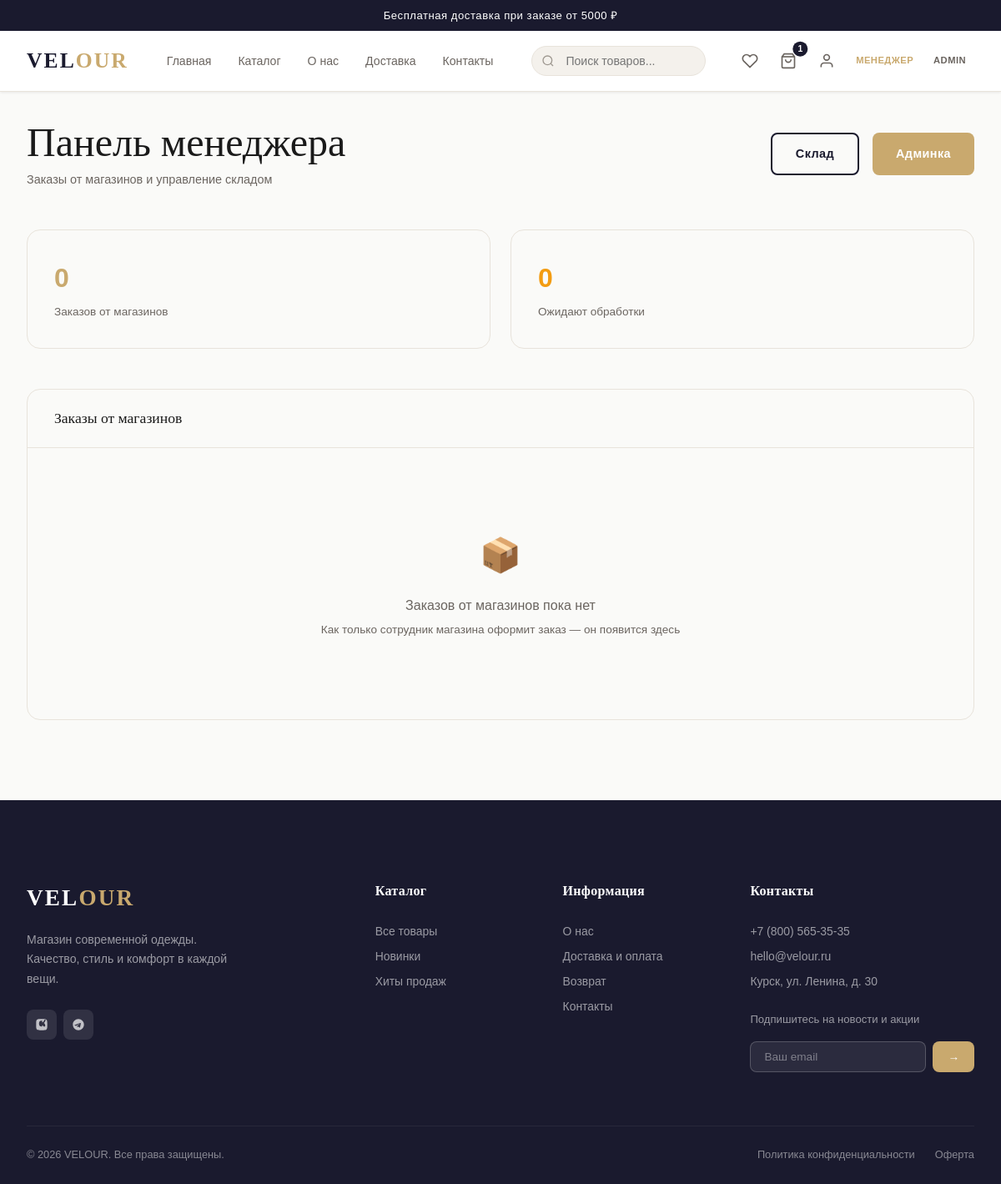
The app's page /orders/manager/ (signed in), older data.
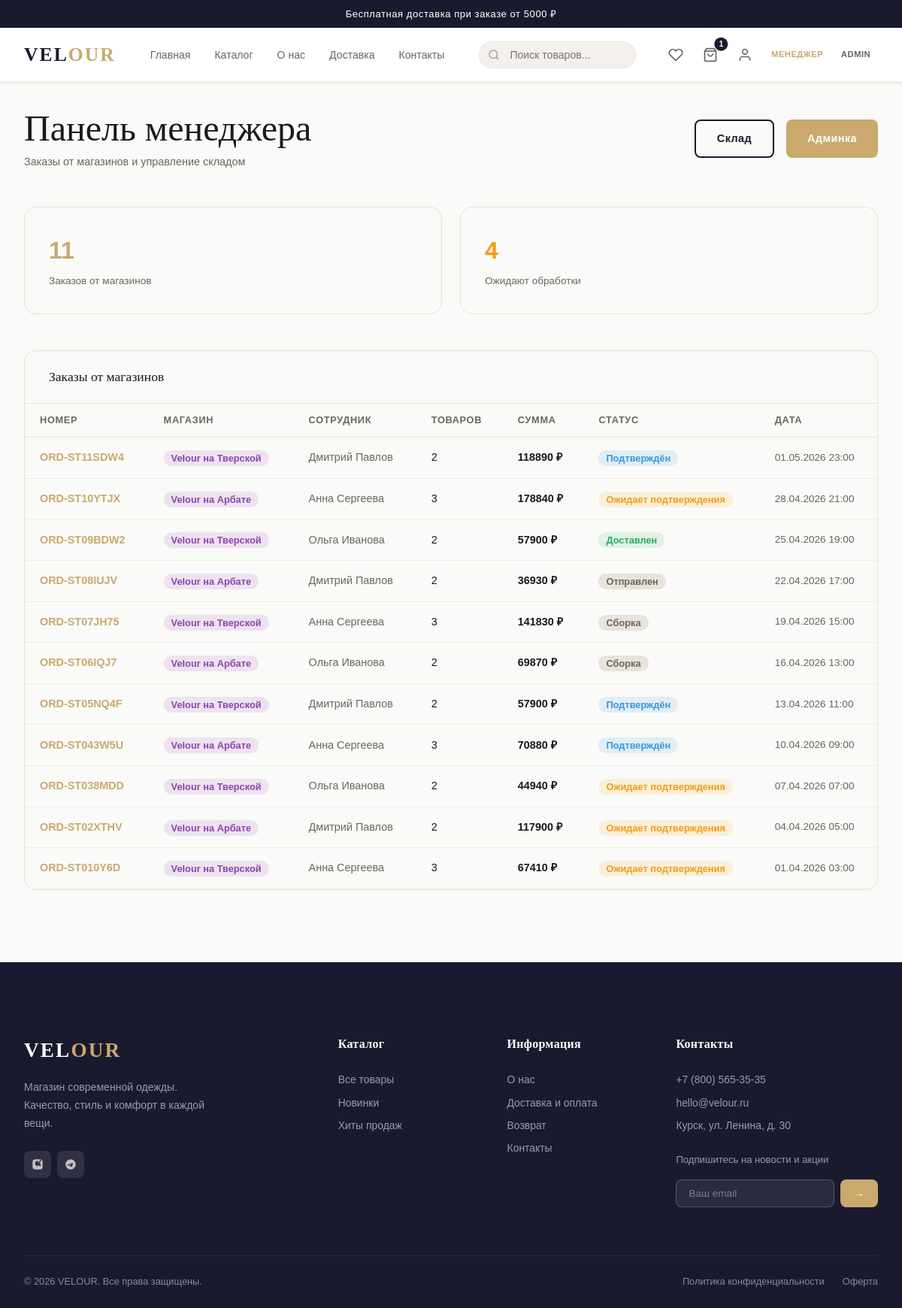
The same page, newer data.
### apps/orders/models.py (models this page shows, shortened)
class Order(models.Model):
    class Status(models.TextChoices):
        PENDING = 'pending', 'Ожидает подтверждения'
        CONFIRMED = 'confirmed', 'Подтверждён'
        PAID = 'paid', 'Оплачен'
        ASSEMBLING = 'assembling', 'Сборка'
        SHIPPED = 'shipped', 'Отправлен'
        DELIVERED = 'delivered', 'Доставлен'
        CANCELLED = 'cancelled', 'Отменён'
        RETURNED = 'returned', 'Возврат'
    class PaymentMethod(models.TextChoices):
        CASH = 'cash', 'При получении'
        SBP = 'sbp', 'СБП'
        CARD = 'card', 'Банковская карта'
    number = models.CharField(max_length=20, unique=True, default=generate_order_number)
    user = models.ForeignKey(settings.AUTH_USER_MODEL, on_delete=models.SET_NULL,
                             null=True, blank=True, related_name='orders')
    session_key = models.CharField(max_length=40, blank=True, db_index=True)
    store = models.ForeignKey(
        'accounts.Store', on_delete=models.SET_NULL, null=True, blank=True,
        related_name='orders', verbose_name='Магазин (заказ от сотрудника)',
    )
    guest_email = models.EmailField(blank=True)
    guest_name = models.CharField(max_length=100, blank=True)
    guest_phone = models.CharField(max_length=20, blank=True)
    status = models.CharField(max_length=20, choices=Status.choices, default=Status.PENDING)
    payment_method = models.CharField(max_length=10, choices=PaymentMethod.choices, default=PaymentMethod.CASH)
    payment_status = models.CharField(
        max_length=20,
        choices=[('pending', 'Ожидает'), ('paid', 'Оплачен'), ('failed', 'Ошибка'), ('refunded', 'Возврат')],
        default='pending'
    )
    delivery_city = models.CharField(max_length=100)
    delivery_street = models.CharField(max_length=200)
    delivery_apartment = models.CharField(max_length=50, blank=True)
    delivery_postal_code = models.CharField(max_length=20)
    comment = models.TextField(blank=True)
    promo_code = models.CharField(max_length=50, blank=True)
    discount_amount = models.DecimalField(max_digits=10, decimal_places=2, default=0)
    subtotal = models.DecimalField(max_digits=10, decimal_places=2)
    delivery_cost = models.DecimalField(max_digits=10, decimal_places=2, default=0)
    total = models.DecimalField(max_digits=10, decimal_places=2)
    created_at = models.DateTimeField(auto_now_add=True)
    updated_at = models.DateTimeField(auto_now=True)
    class Meta:
        verbose_name = 'Заказ'
        verbose_name_plural = 'Заказы'
        ordering = ['-created_at']

### apps/accounts/models.py (models this page shows, shortened)
class Store(models.Model):
    name = models.CharField(max_length=200, verbose_name='Название')
    address = models.CharField(max_length=300, verbose_name='Адрес')
    phone = models.CharField(max_length=20, blank=True, verbose_name='Телефон')
    manager = models.ForeignKey(
        User, on_delete=models.SET_NULL, null=True, blank=True,
        related_name='managed_stores', verbose_name='Менеджер',
        limit_choices_to={'role': 'manager'},
    )
    employees = models.ManyToManyField(
        User, blank=True, related_name='assigned_stores',
        verbose_name='Сотрудники', limit_choices_to={'role': 'employee'},
    )
    is_active = models.BooleanField(default=True, verbose_name='Активен')
    created_at = models.DateTimeField(auto_now_add=True)
    class Meta:
        verbose_name = 'Магазин'
        verbose_name_plural = 'Магазины'

class User(AbstractUser):
    class Role(models.TextChoices):
        CUSTOMER = 'customer', 'Покупатель'
        EMPLOYEE = 'employee', 'Сотрудник магазина'
        MANAGER = 'manager', 'Менеджер'
        ADMIN = 'admin', 'Администратор'
    email = models.EmailField(unique=True)
    role = models.CharField(max_length=20, choices=Role.choices, default=Role.CUSTOMER)
    phone = models.CharField(max_length=20, blank=True)
    avatar = models.ImageField(upload_to='avatars/', blank=True, null=True)
    email_confirmed = models.BooleanField(default=False)
    email_confirm_token = models.CharField(max_length=64, blank=True)
    USERNAME_FIELD = 'email'
    REQUIRED_FIELDS = ['username']
    class Meta:
        verbose_name = 'Пользователь'
        verbose_name_plural = 'Пользователи'
    _MANAGER_APPS = {'orders', 'warehouse'}
    @property
    def is_manager(self):
        return self.role in (self.Role.MANAGER, self.Role.ADMIN) or self.is_staff
    @property
    def is_employee(self):
        return self.role == self.Role.EMPLOYEE
    def get_full_name(self):
        full = f'{self.first_name} {self.last_name}'.strip()
        return full or self.email

### apps/orders/views.py (the view)
# urls.py: path('manager/', views.ManagerDashboardView.as_view(), name='manager-dashboard'),
class ManagerDashboardView(ManagerRequiredMixin, TemplateView):
    template_name = 'manager/dashboard.html'
    def get_context_data(self, **kwargs):
        ctx = super().get_context_data(**kwargs)
        qs = Order.objects.filter(store__isnull=False).select_related('store', 'user').prefetch_related('items')
        ctx['store_orders'] = qs.order_by('-created_at')[:50]
        ctx['store_orders_count'] = qs.count()
        ctx['pending_count'] = qs.filter(status='pending').count()
        return ctx

### apps/accounts/views.py (called while the page is built)
    def dispatch(self, request, *args, **kwargs):
        if not request.user.is_authenticated or not request.user.is_manager:
            return redirect('home')
        return super().dispatch(request, *args, **kwargs)

### apps/cart/context_processors.py (called while the page is built)
def cart_count(request):
    count = 0
    try:
        if request.user.is_authenticated:
            cart = Cart.objects.filter(user=request.user).first()
        else:
            key = request.session.get('cart_session_key')
            cart = Cart.objects.filter(session_key=key).first() if key else None
        if cart:
            count = cart.count
    except Exception:
        pass
    return {'cart_count': count}

### apps/cart/models.py (called while the page is built)
    @property
    def count(self):
        return sum(item.quantity for item in self.items.all())

### apps/pages/context_processors.py (called while the page is built)
def site_settings(request):
    try:
        settings = SiteSettings.get()
    except Exception:
        settings = None
    return {'site_settings': settings}

### apps/pages/models.py (called while the page is built)
    @classmethod
    def get(cls):
        obj, _ = cls.objects.get_or_create(pk=1)
        return obj

### templates/manager/dashboard.html (shortened to what the changed rows need)
{% extends "base.html" %}
{% load static %}
{% block content %}
<div class="container" style="padding-top:var(--space-xl);padding-bottom:var(--space-4xl)">
  <div style="display:flex;align-items:center;justify-content:space-between;margin-bottom:var(--space-2xl);flex-wrap:wrap;gap:var(--space-md)">
    <div>
      <h1 style="margin-bottom:4px">Панель менеджера</h1>
    </div>
  </div>
  <div style="display:grid;grid-template-columns:repeat(auto-fit,minmax(180px,1fr));gap:var(--space-lg);margin-bottom:var(--space-2xl)">
    <div style="background:var(--color-bg-secondary);border-radius:var(--radius-lg);padding:var(--space-xl);border:1px solid var(--color-border)">
      <div style="font-size:2rem;font-weight:700;color:var(--color-accent)">{{ store_orders_count }}</div>
      <div style="color:var(--color-text-muted);font-size:.85rem;margin-top:4px">Заказов от магазинов</div>
    </div>
    <div style="background:var(--color-bg-secondary);border-radius:var(--radius-lg);padding:var(--space-xl);border:1px solid var(--color-border)">
      <div style="font-size:2rem;font-weight:700;color:#f39c12">{{ pending_count }}</div>
      <div style="color:var(--color-text-muted);font-size:.85rem;margin-top:4px">Ожидают обработки</div>
    </div>
  </div>
  <div style="background:var(--color-bg-secondary);border-radius:var(--radius-lg);border:1px solid var(--color-border);overflow:hidden">
    <div style="padding:var(--space-lg) var(--space-xl);border-bottom:1px solid var(--color-border);display:flex;align-items:center;justify-content:space-between">
      <h2 style="margin:0;font-size:1.1rem">Заказы от магазинов</h2>
    </div>
    {% if store_orders %}
    <div style="overflow-x:auto">
      <table style="width:100%;border-collapse:collapse">
        <thead>
          <tr style="border-bottom:1px solid var(--color-border)">
            <th style="padding:12px 20px;text-align:left;font-size:.8rem;font-weight:600;color:var(--color-text-muted);text-transform:uppercase;letter-spacing:.05em">Номер</th>
            <th style="padding:12px 20px;text-align:left;font-size:.8rem;font-weight:600;color:var(--color-text-muted);text-transform:uppercase;letter-spacing:.05em">Магазин</th>
            <th style="padding:12px 20px;text-align:left;font-size:.8rem;font-weight:600;color:var(--color-text-muted);text-transform:uppercase;letter-spacing:.05em">Сотрудник</th>
            <th style="padding:12px 20px;text-align:left;font-size:.8rem;font-weight:600;color:var(--color-text-muted);text-transform:uppercase;letter-spacing:.05em">Товаров</th>
            <th style="padding:12px 20px;text-align:left;font-size:.8rem;font-weight:600;color:var(--color-text-muted);text-transform:uppercase;letter-spacing:.05em">Сумма</th>
            <th style="padding:12px 20px;text-align:left;font-size:.8rem;font-weight:600;color:var(--color-text-muted);text-transform:uppercase;letter-spacing:.05em">Статус</th>
            <th style="padding:12px 20px;text-align:left;font-size:.8rem;font-weight:600;color:var(--color-text-muted);text-transform:uppercase;letter-spacing:.05em">Дата</th>
          </tr>
        </thead>
        <tbody>
          {% for order in store_orders %}
          <tr style="border-bottom:1px solid var(--color-border-light);transition:background .15s" onmouseover="this.style.background='var(--color-accent-light)'" onmouseout="this.style.background=''">
            <td style="padding:14px 20px;font-weight:600;font-size:.9rem">
              <a href="/admin/orders/order/{{ order.pk }}/change/" style="color:var(--color-accent);text-decoration:none">{{ order.number }}</a>
            </td>
            <td style="padding:14px 20px">
              <span style="background:#8e44ad20;color:#8e44ad;padding:3px 10px;border-radius:20px;font-size:.8rem;font-weight:600">{{ order.store.name }}</span>
            </td>
            <td style="padding:14px 20px;font-size:.9rem;color:var(--color-text-muted)">
              {% if order.user %}{{ order.user.get_full_name|default:order.user.email }}{% else %}—{% endif %}
            </td>
            <td style="padding:14px 20px;font-size:.9rem">{{ order.items.count }}</td>
            <td style="padding:14px 20px;font-weight:600;font-size:.9rem">{{ order.total|floatformat:0 }} ₽</td>
            <td style="padding:14px 20px">
              {% if order.status == 'pending' %}
                <span style="background:#f39c1220;color:#f39c12;padding:3px 10px;border-radius:20px;font-size:.8rem;font-weight:600">{{ order.get_status_display }}</span>
              {% elif order.status == 'confirmed' %}
                <span style="background:#3498db20;color:#3498db;padding:3px 10px;border-radius:20px;font-size:.8rem;font-weight:600">{{ order.get_status_display }}</span>
              {% elif order.status == 'delivered' %}
                <span style="background:#27ae6020;color:#27ae60;padding:3px 10px;border-radius:20px;font-size:.8rem;font-weight:600">{{ order.get_status_display }}</span>
              {% elif order.status == 'cancelled' %}
                <span style="background:#e74c3c20;color:#e74c3c;padding:3px 10px;border-radius:20px;font-size:.8rem;font-weight:600">{{ order.get_status_display }}</span>
              {% else %}
                <span style="background:var(--color-border);color:var(--color-text-muted);padding:3px 10px;border-radius:20px;font-size:.8rem;font-weight:600">{{ order.get_status_display }}</span>
              {% endif %}
            </td>
            <td style="padding:14px 20px;font-size:.85rem;color:var(--color-text-muted)">{{ order.created_at|date:"d.m.Y H:i" }}</td>
          </tr>
          {% endfor %}
        </tbody>
      </table>
    </div>
    {% else %}
    <div style="padding:var(--space-4xl);text-align:center;color:var(--color-text-muted)">
      <div style="font-size:2.5rem;margin-bottom:var(--space-md)">📦</div>
      <div style="font-size:1rem;font-weight:500">Заказов от магазинов пока нет</div>
      <div style="font-size:.85rem;margin-top:6px">Как только сотрудник магазина оформит заказ — он появится здесь</div>
    </div>
    {% endif %}
  </div>
</div>
{% endblock %}

Row changes from the older to the newer data that the page shows:
added Order: number "ORD-ST11SDW4", store.name "Velour на Тверской", user.get_full_name "Дмитрий Павлов", items.count "2", total "118890", status "Подтверждён", created_at "01.05.2026 23:00"
added Order: number "ORD-ST10YTJX", store.name "Velour на Арбате", user.get_full_name "Анна Сергеева", items.count "3", total "178840", status "Ожидает подтверждения", created_at "28.04.2026 21:00"
added Order: number "ORD-ST09BDW2", store.name "Velour на Тверской", user.get_full_name "Ольга Иванова", items.count "2", total "57900", status "Доставлен", created_at "25.04.2026 19:00"
added Order: number "ORD-ST08IUJV", store.name "Velour на Арбате", user.get_full_name "Дмитрий Павлов", items.count "2", total "36930", status "Отправлен", created_at "22.04.2026 17:00"
added Order: number "ORD-ST07JH75", store.name "Velour на Тверской", user.get_full_name "Анна Сергеева", items.count "3", total "141830", status "Сборка", created_at "19.04.2026 15:00"
added Order: number "ORD-ST06IQJ7", store.name "Velour на Арбате", user.get_full_name "Ольга Иванова", items.count "2", total "69870", status "Сборка", created_at "16.04.2026 13:00"
added Order: number "ORD-ST05NQ4F", store.name "Velour на Тверской", user.get_full_name "Дмитрий Павлов", items.count "2", total "57900", status "Подтверждён", created_at "13.04.2026 11:00"
added Order: number "ORD-ST043W5U", store.name "Velour на Арбате", user.get_full_name "Анна Сергеева", items.count "3", total "70880", status "Подтверждён", created_at "10.04.2026 09:00"
added Order: number "ORD-ST038MDD", store.name "Velour на Тверской", user.get_full_name "Ольга Иванова", items.count "2", total "44940", status "Ожидает подтверждения", created_at "07.04.2026 07:00"
added Order: number "ORD-ST02XTHV", store.name "Velour на Арбате", user.get_full_name "Дмитрий Павлов", items.count "2", total "117900", status "Ожидает подтверждения", created_at "04.04.2026 05:00"
added Order: number "ORD-ST010Y6D", store.name "Velour на Тверской", user.get_full_name "Анна Сергеева", items.count "3", total "67410", status "Ожидает подтверждения", created_at "01.04.2026 03:00"
Text that changed along with them:
{{ store_orders_count }}: "0" → "11"
{{ pending_count }}: "0" → "4"
text no longer shown: "📦 Заказов от магазинов пока нет Как только сотрудник магазина оформит заказ — он появится здесь"
text now shown: "НОМЕР МАГАЗИН СОТРУДНИК ТОВАРОВ СУММА СТАТУС ДАТА"
